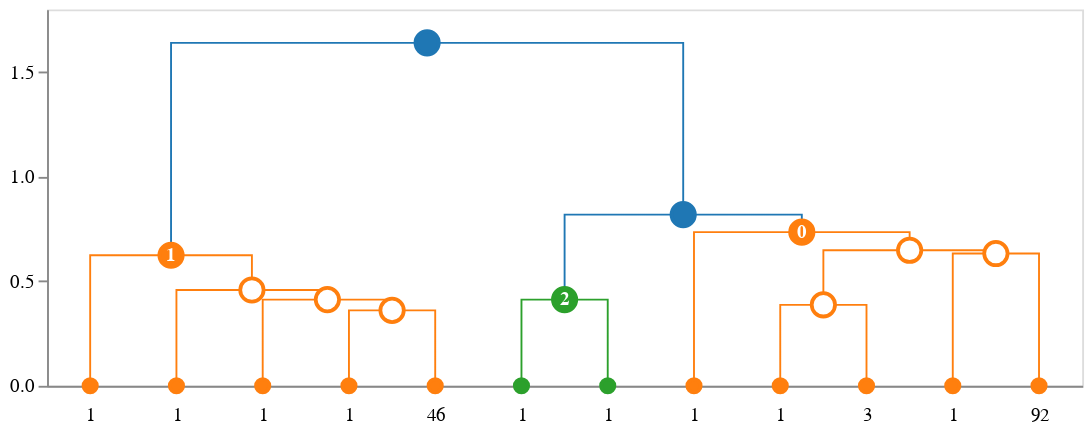

Notebook code cell kept with this figure:
### Markdown cell above
### sklearn.cluster.AgglomerativeClustering

To use [scikit-learn agglomerative clustering](https://scikit-learn.org/stable/auto_examples/cluster/plot_agglomerative_dendrogram.html) outputs, wrap the fit object with `idendro.ScikitLearnClusteringData` before passing it to IDendro.

### Code cell
from sklearn.cluster import AgglomerativeClustering
from sklearn.datasets import load_iris
import idendro

data = load_iris(as_frame=True)

# do the usual scikit-learn hierarchical clustering
model = AgglomerativeClustering(
    distance_threshold=0.8,
    linkage='single',
    n_clusters=None
).fit(data['data'])

#pass it to idendro and visualize
idd = idendro.IDendro()
idd.set_cluster_info(idendro.ScikitLearnClusteringData(model))

idd.create_dendrogram().plot(
    backend='altair',
    height=200, width=629
)

### Figure 1 — Vega-Lite specification as saved in the notebook (floating-point values rounded to 4 significant figures)
{"layer": [{"data": {"name": "data-cb70de160cd579c3871273e4b0158c57"}, "mark": "line", "encoding": {"color": {"field": "fillcolor", "legend": null, "scale": null, "type": "nominal"}, "detail": {"field": "index", "type": "quantitative"}, "order": {"field": "_order_helper", "type": "quantitative"}, "strokeDash": {"field": "strokedash", "legend": null, "scale": null, "type": "nominal"}, "strokeOpacity": {"field": "strokeopacity", "legend": null, "scale": null, "type": "quantitative"}, "strokeWidth": {"field": "strokewidth", "legend": null, "scale": null, "type": "quantitative"}, "x": {"axis": {"grid": false, "labelAngle": 0, "labelExpr": "datum.value == 5.0 ? '1' : datum.value == 15.0 ? '1' : datum.value == 25.0 ? '1' : datum.value == 35.0 ? '1' : datum.value == 45.0 ? '46' : datum.value == 55.0 ? '1' : datum.value == 65.0 ? '1' : datum.value == 75.0 ? '1' : datum.value == 85.0 ? '1' : datum.value == 95.0 ? '3' : datum.value == 105.0 ? '1' : datum.value == 115.0 ? '92' : ''", "labelPadding": 10, "orient": "bottom", "ticks": false, "values": [5.0, 15.0, 25.0, 35.0, 45.0, 55.0, 65.0, 75.0, 85.0, 95.0, 105.0, 115.0]}, "field": "x", "title": null, "type": "quantitative"}, "y": {"axis": {"grid": false}, "field": "y", "scale": {"reverse": false, "type": "linear"}, "title": null, "type": "quantitative"}}}, {"layer": [{"layer": [{"mark": "point", "encoding": {"fill": {"field": "fillcolor", "scale": null, "type": "nominal"}, "opacity": {"field": "opacity", "scale": null, "type": "quantitative"}, "size": {"field": "size", "scale": null, "type": "quantitative"}, "stroke": {"field": "edgecolor", "scale": null, "type": "nominal"}, "tooltip": {"field": "hovertext", "type": "nominal"}, "x": {"axis": {"grid": false, "labelAngle": 0, "labelExpr": "datum.value == 5.0 ? '1' : datum.value == 15.0 ? '1' : datum.value == 25.0 ? '1' : datum.value == 35.0 ? '1' : datum.value == 45.0 ? '46' : datum.value == 55.0 ? '1' : datum.value == 65.0 ? '1' : datum.value == 75.0 ? '1' : datum.value == 85.0 ? '1' : datum.value == 95.0 ? '3' : datum.value == 105.0 ? '1' : datum.value == 115.0 ? '92' : ''", "labelPadding": 10, "orient": "bottom", "ticks": false, "values": [5.0, 15.0, 25.0, 35.0, 45.0, 55.0, 65.0, 75.0, 85.0, 95.0, 105.0, 115.0]}, "field": "x", "title": null, "type": "quantitative"}, "y": {"axis": {"grid": false}, "field": "y", "scale": {"reverse": false, "type": "linear"}, "title": null, "type": "quantitative"}}}, {"mark": {"type": "text", "fontWeight": "bold"}, "encoding": {"color": {"field": "labelcolor", "scale": null, "type": "nominal"}, "size": {"field": "labelsize", "scale": null, "type": "quantitative"}, "text": {"field": "label", "type": "nominal"}, "tooltip": {"field": "hovertext", "type": "nominal"}, "x": {"axis": {"grid": false, "labelAngle": 0, "labelExpr": "datum.value == 5.0 ? '1' : datum.value == 15.0 ? '1' : datum.value == 25.0 ? '1' : datum.value == 35.0 ? '1' : datum.value == 45.0 ? '46' : datum.value == 55.0 ? '1' : datum.value == 65.0 ? '1' : datum.value == 75.0 ? '1' : datum.value == 85.0 ? '1' : datum.value == 95.0 ? '3' : datum.value == 105.0 ? '1' : datum.value == 115.0 ? '92' : ''", "labelPadding": 10, "orient": "bottom", "ticks": false, "values": [5.0, 15.0, 25.0, 35.0, 45.0, 55.0, 65.0, 75.0, 85.0, 95.0, 105.0, 115.0]}, "field": "x", "title": null, "type": "quantitative"}, "y": {"axis": {"grid": false}, "field": "y", "scale": {"reverse": false, "type": "linear"}, "title": null, "type": "quantitative"}}}]}], "data": {"name": "data-6454fffd9318ddbd552e37d7ec24b22d"}}], "height": 200, "width": 550, "$schema": "https://vega.github.io/schema/vega-lite/v4.17.0.json", "datasets": {"data-cb70de160cd579c3871273e4b0158c57": [{"index": 0, "x": 35.0, "y": 0.0, "fillcolor": "#ff7f0e", "id": 269, "children_id": [15, 263], "cluster_id": null, "strokewidth": 1.0, "strokedash": [1, 0], "strokeopacity": 1.0, "_order_helper": 0}, {"index": 0, "x": 35.0, "y": 0.3606, "fillcolor": "#ff7f0e", "id": 269, "children_id": [15, 263], "cluster_id": null, "strokewidth": 1.0, "strokedash": [1, 0], "strokeopacity": 1.0, "_order_helper": 1}, {"index": 0, "x": 45.0, "y": 0.3606, "fillcolor": "#ff7f0e", "id": 269, "children_id": [15, 263], "cluster_id": null, "strokewidth": 1.0, "strokedash": [1, 0], "strokeopacity": 1.0, "_order_helper": 2}, {"index": 0, "x": 45.0, "y": 0.0, "fillcolor": "#ff7f0e", "id": 269, "children_id": [15, 263], "cluster_id": null, "strokewidth": 1.0, "strokedash": [1, 0], "strokeopacity": 1.0, "_order_helper": 3}, {"index": 1, "x": 25.0, "y": 0.0, "fillcolor": "#ff7f0e", "id": 278, "children_id": [14, 269], "cluster_id": null, "strokewidth": 1.0, "strokedash": [1, 0], "strokeopacity": 1.0, "_order_helper": 0}, {"index": 1, "x": 25.0, "y": 0.4123, "fillcolor": "#ff7f0e", "id": 278, "children_id": [14, 269], "cluster_id": null, "strokewidth": 1.0, "strokedash": [1, 0], "strokeopacity": 1.0, "_order_helper": 1}, {"index": 1, "x": 40.0, "y": 0.4123, "fillcolor": "#ff7f0e", "id": 278, "children_id": [14, 269], "cluster_id": null, "strokewidth": 1.0, "strokedash": [1, 0], "strokeopacity": 1.0, "_order_helper": 2}, {"index": 1, "x": 40.0, "y": 0.3606, "fillcolor": "#ff7f0e", "id": 278, "children_id": [14, 269], "cluster_id": null, "strokewidth": 1.0, "strokedash": [1, 0], "strokeopacity": 1.0, "_order_helper": 3}, {"index": 2, "x": 15.0, "y": 0.0, "fillcolor": "#ff7f0e", "id": 285, "children_id": [22, 278], "cluster_id": null, "strokewidth": 1.0, "strokedash": [1, 0], "strokeopacity": 1.0, "_order_helper": 0}, {"index": 2, "x": 15.0, "y": 0.4583, "fillcolor": "#ff7f0e", "id": 285, "children_id": [22, 278], "cluster_id": null, "strokewidth": 1.0, "strokedash": [1, 0], "strokeopacity": 1.0, "_order_helper": 1}, {"index": 2, "x": 32.5, "y": 0.4583, "fillcolor": "#ff7f0e", "id": 285, "children_id": [22, 278], "cluster_id": null, "strokewidth": 1.0, "strokedash": [1, 0], "strokeopacity": 1.0, "_order_helper": 2}, {"index": 2, "x": 32.5, "y": 0.4123, "fillcolor": "#ff7f0e", "id": 285, "children_id": [22, 278], "cluster_id": null, "strokewidth": 1.0, "strokedash": [1, 0], "strokeopacity": 1.0, "_order_helper": 3}, {"index": 3, "x": 5.0, "y": 0.0, "fillcolor": "#ff7f0e", "id": 293, "children_id": [41, 285], "cluster_id": 1.0, "strokewidth": 1.0, "strokedash": [1, 0], "strokeopacity": 1.0, "_order_helper": 0}, {"index": 3, "x": 5.0, "y": 0.6245, "fillcolor": "#ff7f0e", "id": 293, "children_id": [41, 285], "cluster_id": 1.0, "strokewidth": 1.0, "strokedash": [1, 0], "strokeopacity": 1.0, "_order_helper": 1}, {"index": 3, "x": 23.75, "y": 0.6245, "fillcolor": "#ff7f0e", "id": 293, "children_id": [41, 285], "cluster_id": 1.0, "strokewidth": 1.0, "strokedash": [1, 0], "strokeopacity": 1.0, "_order_helper": 2}, {"index": 3, "x": 23.75, "y": 0.4583, "fillcolor": "#ff7f0e", "id": 293, "children_id": [41, 285], "cluster_id": 1.0, "strokewidth": 1.0, "strokedash": [1, 0], "strokeopacity": 1.0, "_order_helper": 3}, {"index": 4, "x": 55.0, "y": 0.0, "fillcolor": "#2ca02c", "id": 279, "children_id": [117, 131], "cluster_id": 2.0, "strokewidth": 1.0, "strokedash": [1, 0], "strokeopacity": 1.0, "_order_helper": 0}, {"index": 4, "x": 55.0, "y": 0.4123, "fillcolor": "#2ca02c", "id": 279, "children_id": [117, 131], "cluster_id": 2.0, "strokewidth": 1.0, "strokedash": [1, 0], "strokeopacity": 1.0, "_order_helper": 1}, {"index": 4, "x": 65.0, "y": 0.4123, "fillcolor": "#2ca02c", "id": 279, "children_id": [117, 131], "cluster_id": 2.0, "strokewidth": 1.0, "strokedash": [1, 0], "strokeopacity": 1.0, "_order_helper": 2}, {"index": 4, "x": 65.0, "y": 0.0, "fillcolor": "#2ca02c", "id": 279, "children_id": [117, 131], "cluster_id": 2.0, "strokewidth": 1.0, "strokedash": [1, 0], "strokeopacity": 1.0, "_order_helper": 3}, {"index": 5, "x": 85.0, "y": 0.0, "fillcolor": "#ff7f0e", "id": 273, "children_id": [98, 265], "cluster_id": null, "strokewidth": 1.0, "strokedash": [1, 0], "strokeopacity": 1.0, "_order_helper": 0}, {"index": 5, "x": 85.0, "y": 0.3873, "fillcolor": "#ff7f0e", "id": 273, "children_id": [98, 265], "cluster_id": null, "strokewidth": 1.0, "strokedash": [1, 0], "strokeopacity": 1.0, "_order_helper": 1}, {"index": 5, "x": 95.0, "y": 0.3873, "fillcolor": "#ff7f0e", "id": 273, "children_id": [98, 265], "cluster_id": null, "strokewidth": 1.0, "strokedash": [1, 0], "strokeopacity": 1.0, "_order_helper": 2}, {"index": 5, "x": 95.0, "y": 0.0, "fillcolor": "#ff7f0e", "id": 273, "children_id": [98, 265], "cluster_id": null, "strokewidth": 1.0, "strokedash": [1, 0], "strokeopacity": 1.0, "_order_helper": 3}, {"index": 6, "x": 105.0, "y": 0.0, "fillcolor": "#ff7f0e", "id": 294, "children_id": [109, 292], "cluster_id": null, "strokewidth": 1.0, "strokedash": [1, 0], "strokeopacity": 1.0, "_order_helper": 0}, {"index": 6, "x": 105.0, "y": 0.6325, "fillcolor": "#ff7f0e", "id": 294, "children_id": [109, 292], "cluster_id": null, "strokewidth": 1.0, "strokedash": [1, 0], "strokeopacity": 1.0, "_order_helper": 1}, {"index": 6, "x": 115.0, "y": 0.6325, "fillcolor": "#ff7f0e", "id": 294, "children_id": [109, 292], "cluster_id": null, "strokewidth": 1.0, "strokedash": [1, 0], "strokeopacity": 1.0, "_order_helper": 2}, {"index": 6, "x": 115.0, "y": 0.0, "fillcolor": "#ff7f0e", "id": 294, "children_id": [109, 292], "cluster_id": null, "strokewidth": 1.0, "strokedash": [1, 0], "strokeopacity": 1.0, "_order_helper": 3}, {"index": 7, "x": 90.0, "y": 0.3873, "fillcolor": "#ff7f0e", "id": 295, "children_id": [273, 294], "cluster_id": null, "strokewidth": 1.0, "strokedash": [1, 0], "strokeopacity": 1.0, "_order_helper": 0}, {"index": 7, "x": 90.0, "y": 0.6481, "fillcolor": "#ff7f0e", "id": 295, "children_id": [273, 294], "cluster_id": null, "strokewidth": 1.0, "strokedash": [1, 0], "strokeopacity": 1.0, "_order_helper": 1}, {"index": 7, "x": 110.0, "y": 0.6481, "fillcolor": "#ff7f0e", "id": 295, "children_id": [273, 294], "cluster_id": null, "strokewidth": 1.0, "strokedash": [1, 0], "strokeopacity": 1.0, "_order_helper": 2}, {"index": 7, "x": 110.0, "y": 0.6325, "fillcolor": "#ff7f0e", "id": 295, "children_id": [273, 294], "cluster_id": null, "strokewidth": 1.0, "strokedash": [1, 0], "strokeopacity": 1.0, "_order_helper": 3}, {"index": 8, "x": 75.0, "y": 0.0, "fillcolor": "#ff7f0e", "id": 296, "children_id": [106, 295], "cluster_id": 0.0, "strokewidth": 1.0, "strokedash": [1, 0], "strokeopacity": 1.0, "_order_helper": 0}, {"index": 8, "x": 75.0, "y": 0.7348, "fillcolor": "#ff7f0e", "id": 296, "children_id": [106, 295], "cluster_id": 0.0, "strokewidth": 1.0, "strokedash": [1, 0], "strokeopacity": 1.0, "_order_helper": 1}, {"index": 8, "x": 100.0, "y": 0.7348, "fillcolor": "#ff7f0e", "id": 296, "children_id": [106, 295], "cluster_id": 0.0, "strokewidth": 1.0, "strokedash": [1, 0], "strokeopacity": 1.0, "_order_helper": 2}, {"index": 8, "x": 100.0, "y": 0.6481, "fillcolor": "#ff7f0e", "id": 296, "children_id": [106, 295], "cluster_id": 0.0, "strokewidth": 1.0, "strokedash": [1, 0], "strokeopacity": 1.0, "_order_helper": 3}, {"index": 9, "x": 60.0, "y": 0.4123, "fillcolor": "#1f77b4", "id": 297, "children_id": [279, 296], "cluster_id": null, "strokewidth": 1.0, "strokedash": [1, 0], "strokeopacity": 1.0, "_order_helper": 0}, {"index": 9, "x": 60.0, "y": 0.8185, "fillcolor": "#1f77b4", "id": 297, "children_id": [279, 296], "cluster_id": null, "strokewidth": 1.0, "strokedash": [1, 0], "strokeopacity": 1.0, "_order_helper": 1}, {"index": 9, "x": 87.5, "y": 0.8185, "fillcolor": "#1f77b4", "id": 297, "children_id": [279, 296], "cluster_id": null, "strokewidth": 1.0, "strokedash": [1, 0], "strokeopacity": 1.0, "_order_helper": 2}, {"index": 9, "x": 87.5, "y": 0.7348, "fillcolor": "#1f77b4", "id": 297, "children_id": [279, 296], "cluster_id": null, "strokewidth": 1.0, "strokedash": [1, 0], "strokeopacity": 1.0, "_order_helper": 3}, {"index": 10, "x": 14.38, "y": 0.6245, "fillcolor": "#1f77b4", "id": 298, "children_id": [293, 297], "cluster_id": null, "strokewidth": 1.0, "strokedash": [1, 0], "strokeopacity": 1.0, "_order_helper": 0}, {"index": 10, "x": 14.38, "y": 1.64, "fillcolor": "#1f77b4", "id": 298, "children_id": [293, 297], "cluster_id": null, "strokewidth": 1.0, "strokedash": [1, 0], "strokeopacity": 1.0, "_order_helper": 1}, {"index": 10, "x": 73.75, "y": 1.64, "fillcolor": "#1f77b4", "id": 298, "children_id": [293, 297], "cluster_id": null, "strokewidth": 1.0, "strokedash": [1, 0], "strokeopacity": 1.0, "_order_helper": 2}, {"index": 10, "x": 73.75, "y": 0.8185, "fillcolor": "#1f77b4", "id": 298, "children_id": [293, 297], "cluster_id": null, "strokewidth": 1.0, "strokedash": [1, 0], "strokeopacity": 1.0, "_order_helper": 3}], "data-6454fffd9318ddbd552e37d7ec24b22d": [{"x": 5.0, "y": 0.0, "type": "leaf", "id": 41, "cluster_id": null, "edgecolor": "#ff7f0e", "label": "", "hovertext": {"# of items": "1", "linkage id": 41}, "fillcolor": "#ff7f0e", "radius": 4.0, "opacity": 1.0, "labelsize": 10.0, "labelcolor": "#fff", "_default_leaf_radius": 4.0, "_default_leaf_radius_if_cluster": 7.0, "size": 50.27}, {"x": 15.0, "y": 0.0, "type": "leaf", "id": 22, "cluster_id": null, "edgecolor": "#ff7f0e", "label": "", "hovertext": {"# of items": "1", "linkage id": 22}, "fillcolor": "#ff7f0e", "radius": 4.0, "opacity": 1.0, "labelsize": 10.0, "labelcolor": "#fff", "_default_leaf_radius": 4.0, "_default_leaf_radius_if_cluster": 7.0, "size": 50.27}, {"x": 25.0, "y": 0.0, "type": "leaf", "id": 14, "cluster_id": null, "edgecolor": "#ff7f0e", "label": "", "hovertext": {"# of items": "1", "linkage id": 14}, "fillcolor": "#ff7f0e", "radius": 4.0, "opacity": 1.0, "labelsize": 10.0, "labelcolor": "#fff", "_default_leaf_radius": 4.0, "_default_leaf_radius_if_cluster": 7.0, "size": 50.27}, {"x": 35.0, "y": 0.0, "type": "leaf", "id": 15, "cluster_id": null, "edgecolor": "#ff7f0e", "label": "", "hovertext": {"# of items": "1", "linkage id": 15}, "fillcolor": "#ff7f0e", "radius": 4.0, "opacity": 1.0, "labelsize": 10.0, "labelcolor": "#fff", "_default_leaf_radius": 4.0, "_default_leaf_radius_if_cluster": 7.0, "size": 50.27}, {"x": 45.0, "y": 0.0, "type": "leaf", "id": 263, "cluster_id": null, "edgecolor": "#ff7f0e", "label": "", "hovertext": {"# of items": "46", "linkage id": 263}, "fillcolor": "#ff7f0e", "radius": 4.0, "opacity": 1.0, "labelsize": 10.0, "labelcolor": "#fff", "_default_leaf_radius": 4.0, "_default_leaf_radius_if_cluster": 7.0, "size": 50.27}, {"x": 55.0, "y": 0.0, "type": "leaf", "id": 117, "cluster_id": null, "edgecolor": "#2ca02c", "label": "", "hovertext": {"# of items": "1", "linkage id": 117}, "fillcolor": "#2ca02c", "radius": 4.0, "opacity": 1.0, "labelsize": 10.0, "labelcolor": "#fff", "_default_leaf_radius": 4.0, "_default_leaf_radius_if_cluster": 7.0, "size": 50.27}, {"x": 65.0, "y": 0.0, "type": "leaf", "id": 131, "cluster_id": null, "edgecolor": "#2ca02c", "label": "", "hovertext": {"# of items": "1", "linkage id": 131}, "fillcolor": "#2ca02c", "radius": 4.0, "opacity": 1.0, "labelsize": 10.0, "labelcolor": "#fff", "_default_leaf_radius": 4.0, "_default_leaf_radius_if_cluster": 7.0, "size": 50.27}, {"x": 75.0, "y": 0.0, "type": "leaf", "id": 106, "cluster_id": null, "edgecolor": "#ff7f0e", "label": "", "hovertext": {"# of items": "1", "linkage id": 106}, "fillcolor": "#ff7f0e", "radius": 4.0, "opacity": 1.0, "labelsize": 10.0, "labelcolor": "#fff", "_default_leaf_radius": 4.0, "_default_leaf_radius_if_cluster": 7.0, "size": 50.27}, {"x": 85.0, "y": 0.0, "type": "leaf", "id": 98, "cluster_id": null, "edgecolor": "#ff7f0e", "label": "", "hovertext": {"# of items": "1", "linkage id": 98}, "fillcolor": "#ff7f0e", "radius": 4.0, "opacity": 1.0, "labelsize": 10.0, "labelcolor": "#fff", "_default_leaf_radius": 4.0, "_default_leaf_radius_if_cluster": 7.0, "size": 50.27}, {"x": 95.0, "y": 0.0, "type": "leaf", "id": 265, "cluster_id": null, "edgecolor": "#ff7f0e", "label": "", "hovertext": {"# of items": "3", "linkage id": 265}, "fillcolor": "#ff7f0e", "radius": 4.0, "opacity": 1.0, "labelsize": 10.0, "labelcolor": "#fff", "_default_leaf_radius": 4.0, "_default_leaf_radius_if_cluster": 7.0, "size": 50.27}, {"x": 105.0, "y": 0.0, "type": "leaf", "id": 109, "cluster_id": null, "edgecolor": "#ff7f0e", "label": "", "hovertext": {"# of items": "1", "linkage id": 109}, "fillcolor": "#ff7f0e", "radius": 4.0, "opacity": 1.0, "labelsize": 10.0, "labelcolor": "#fff", "_default_leaf_radius": 4.0, "_default_leaf_radius_if_cluster": 7.0, "size": 50.27}, {"x": 115.0, "y": 0.0, "type": "leaf", "id": 292, "cluster_id": null, "edgecolor": "#ff7f0e", "label": "", "hovertext": {"# of items": "92", "linkage id": 292}, "fillcolor": "#ff7f0e", "radius": 4.0, "opacity": 1.0, "labelsize": 10.0, "labelcolor": "#fff", "_default_leaf_radius": 4.0, "_default_leaf_radius_if_cluster": 7.0, "size": 50.27}, {"x": 40.0, "y": 0.3606, "type": "subcluster", "id": 269, "cluster_id": null, "edgecolor": "#ff7f0e", "label": "", "hovertext": {"# of items": "47", "linkage id": 269}, "fillcolor": "#fff", "radius": 7.0, "opacity": 1.0, "labelsize": 10.0, "labelcolor": "#fff", "_default_leaf_radius": 4.0, "_default_leaf_radius_if_cluster": 7.0, "size": 153.9}, {"x": 32.5, "y": 0.4123, "type": "subcluster", "id": 278, "cluster_id": null, "edgecolor": "#ff7f0e", "label": "", "hovertext": {"# of items": "48", "linkage id": 278}, "fillcolor": "#fff", "radius": 7.0, "opacity": 1.0, "labelsize": 10.0, "labelcolor": "#fff", "_default_leaf_radius": 4.0, "_default_leaf_radius_if_cluster": 7.0, "size": 153.9}, {"x": 23.75, "y": 0.4583, "type": "subcluster", "id": 285, "cluster_id": null, "edgecolor": "#ff7f0e", "label": "", "hovertext": {"# of items": "49", "linkage id": 285}, "fillcolor": "#fff", "radius": 7.0, "opacity": 1.0, "labelsize": 10.0, "labelcolor": "#fff", "_default_leaf_radius": 4.0, "_default_leaf_radius_if_cluster": 7.0, "size": 153.9}, {"x": 14.38, "y": 0.6245, "type": "cluster", "id": 293, "cluster_id": 1.0, "edgecolor": "#ff7f0e", "label": "1", "hovertext": {"# of items": "50", "linkage id": 293}, "fillcolor": "#ff7f0e", "radius": 7.0, "opacity": 1.0, "labelsize": 10.0, "labelcolor": "#fff", "_default_leaf_radius": 4.0, "_default_leaf_radius_if_cluster": 7.0, "size": 153.9}, {"x": 60.0, "y": 0.4123, "type": "cluster", "id": 279, "cluster_id": 2.0, "edgecolor": "#2ca02c", "label": "2", "hovertext": {"# of items": "2", "linkage id": 279}, "fillcolor": "#2ca02c", "radius": 7.0, "opacity": 1.0, "labelsize": 10.0, "labelcolor": "#fff", "_default_leaf_radius": 4.0, "_default_leaf_radius_if_cluster": 7.0, "size": 153.9}, {"x": 90.0, "y": 0.3873, "type": "subcluster", "id": 273, "cluster_id": null, "edgecolor": "#ff7f0e", "label": "", "hovertext": {"# of items": "4", "linkage id": 273}, "fillcolor": "#fff", "radius": 7.0, "opacity": 1.0, "labelsize": 10.0, "labelcolor": "#fff", "_default_leaf_radius": 4.0, "_default_leaf_radius_if_cluster": 7.0, "size": 153.9}, {"x": 110.0, "y": 0.6325, "type": "subcluster", "id": 294, "cluster_id": null, "edgecolor": "#ff7f0e", "label": "", "hovertext": {"# of items": "93", "linkage id": 294}, "fillcolor": "#fff", "radius": 7.0, "opacity": 1.0, "labelsize": 10.0, "labelcolor": "#fff", "_default_leaf_radius": 4.0, "_default_leaf_radius_if_cluster": 7.0, "size": 153.9}, {"x": 100.0, "y": 0.6481, "type": "subcluster", "id": 295, "cluster_id": null, "edgecolor": "#ff7f0e", "label": "", "hovertext": {"# of items": "97", "linkage id": 295}, "fillcolor": "#fff", "radius": 7.0, "opacity": 1.0, "labelsize": 10.0, "labelcolor": "#fff", "_default_leaf_radius": 4.0, "_default_leaf_radius_if_cluster": 7.0, "size": 153.9}, {"x": 87.5, "y": 0.7348, "type": "cluster", "id": 296, "cluster_id": 0.0, "edgecolor": "#ff7f0e", "label": "0", "hovertext": {"# of items": "98", "linkage id": 296}, "fillcolor": "#ff7f0e", "radius": 7.0, "opacity": 1.0, "labelsize": 10.0, "labelcolor": "#fff", "_default_leaf_radius": 4.0, "_default_leaf_radius_if_cluster": 7.0, "size": 153.9}, {"x": 73.75, "y": 0.8185, "type": "supercluster", "id": 297, "cluster_id": null, "edgecolor": "#1f77b4", "label": "", "hovertext": {"# of items": "100", "linkage id": 297}, "fillcolor": "#1f77b4", "radius": 7.0, "opacity": 1.0, "labelsize": 10.0, "labelcolor": "#fff", "_default_leaf_radius": 4.0, "_default_leaf_radius_if_cluster": 7.0, "size": 153.9}, {"x": 44.06, "y": 1.64, "type": "supercluster", "id": 298, "cluster_id": null, "edgecolor": "#1f77b4", "label": "", "hovertext": {"# of items": "150", "linkage id": 298}, "fillcolor": "#1f77b4", "radius": 7.0, "opacity": 1.0, "labelsize": 10.0, "labelcolor": "#fff", "_default_leaf_radius": 4.0, "_default_leaf_radius_if_cluster": 7.0, "size": 153.9}]}}
